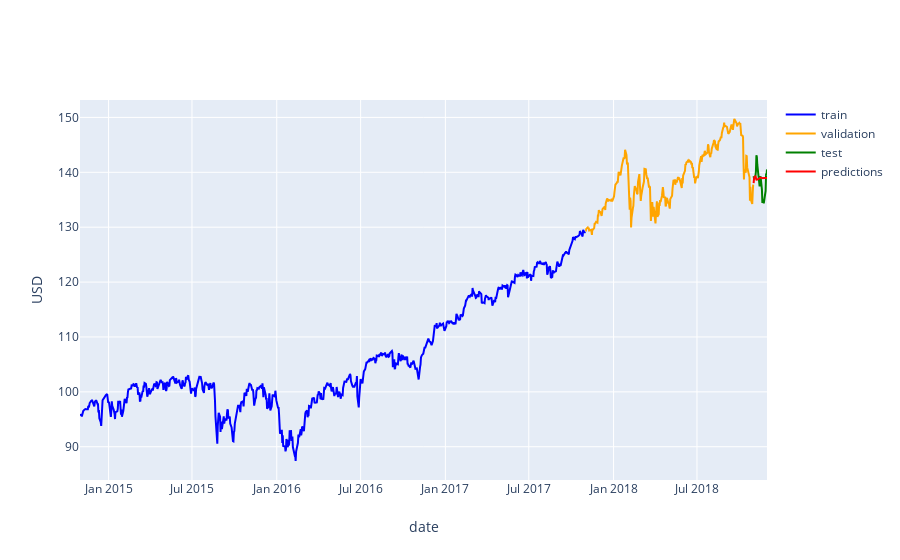

Write notebook code for a chart like this one.
### Code cell
# Plot test predictions
fig = go.Figure()

# Add traces
fig.add_trace(go.Scatter(x=train['date'], 
                         y=train['adj_close'],
                         mode='lines',
                         name='train',
                         line=dict(color='blue')))
fig.add_trace(go.Scatter(x=val['date'], 
                         y=val['adj_close'],
                         mode='lines',
                         name='validation',
                         line=dict(color='orange')))
fig.add_trace(go.Scatter(x=test['date'], 
                         y=test['adj_close'],
                         mode='lines',
                         name='test',
                         line=dict(color='green')))
fig.add_trace(go.Scatter(x=test[:H]['date'], 
                         y=est,
                         mode='lines',
                         name='predictions',
                         line=dict(color='red')))
fig.update_layout(yaxis=dict(title='USD'),
                  xaxis=dict(title='date'))

### Figure 1 — Plotly figure (JSON) as saved in the notebook; plotly's stock layout.template omitted (floating-point values rounded to 4 significant figures; data arrays with more than 128 entries replaced by an {"elided": "..."} marker saying what was removed)
{"data": [{"line": {"color": "blue"}, "mode": "lines", "name": "train", "type": "scatter", "x": {"elided": "756 str values"}, "y": {"elided": "756 float values"}}, {"line": {"color": "orange"}, "mode": "lines", "name": "validation", "type": "scatter", "x": {"elided": "252 str values"}, "y": {"elided": "252 float values"}}, {"line": {"color": "green"}, "mode": "lines", "name": "test", "type": "scatter", "x": ["2018-11-01T00:00:00", "2018-11-02T00:00:00", "2018-11-05T00:00:00", "2018-11-06T00:00:00", "2018-11-07T00:00:00", "2018-11-08T00:00:00", "2018-11-09T00:00:00", "2018-11-12T00:00:00", "2018-11-13T00:00:00", "2018-11-14T00:00:00", "2018-11-15T00:00:00", "2018-11-16T00:00:00", "2018-11-19T00:00:00", "2018-11-20T00:00:00", "2018-11-21T00:00:00", "2018-11-23T00:00:00", "2018-11-26T00:00:00", "2018-11-27T00:00:00", "2018-11-28T00:00:00", "2018-11-29T00:00:00", "2018-11-30T00:00:00"], "y": [139.3, 138.7, 139.4, 140.2, 143.1, 142.8, 141.3, 138.6, 138.4, 137.4, 139.0, 139.3, 136.8, 134.4, 135.1, 134.3, 136.4, 136.6, 139.8, 139.5, 140.5]}, {"line": {"color": "red"}, "mode": "lines", "name": "predictions", "type": "scatter", "x": ["2018-11-01T00:00:00", "2018-11-02T00:00:00", "2018-11-05T00:00:00", "2018-11-06T00:00:00", "2018-11-07T00:00:00", "2018-11-08T00:00:00", "2018-11-09T00:00:00", "2018-11-12T00:00:00", "2018-11-13T00:00:00", "2018-11-14T00:00:00", "2018-11-15T00:00:00", "2018-11-16T00:00:00", "2018-11-19T00:00:00", "2018-11-20T00:00:00", "2018-11-21T00:00:00", "2018-11-23T00:00:00", "2018-11-26T00:00:00", "2018-11-27T00:00:00", "2018-11-28T00:00:00", "2018-11-29T00:00:00", "2018-11-30T00:00:00"], "y": [138.0, 139.0, 139.3, 138.7, 138.7, 138.6, 138.7, 138.9, 138.9, 139.0, 139.0, 139.0, 139.0, 138.9, 138.9, 139.0, 139.0, 139.0, 139.0, 139.0, 139.0]}], "layout": {"xaxis": {"title": {"text": "date"}}, "yaxis": {"title": {"text": "USD"}}}}
